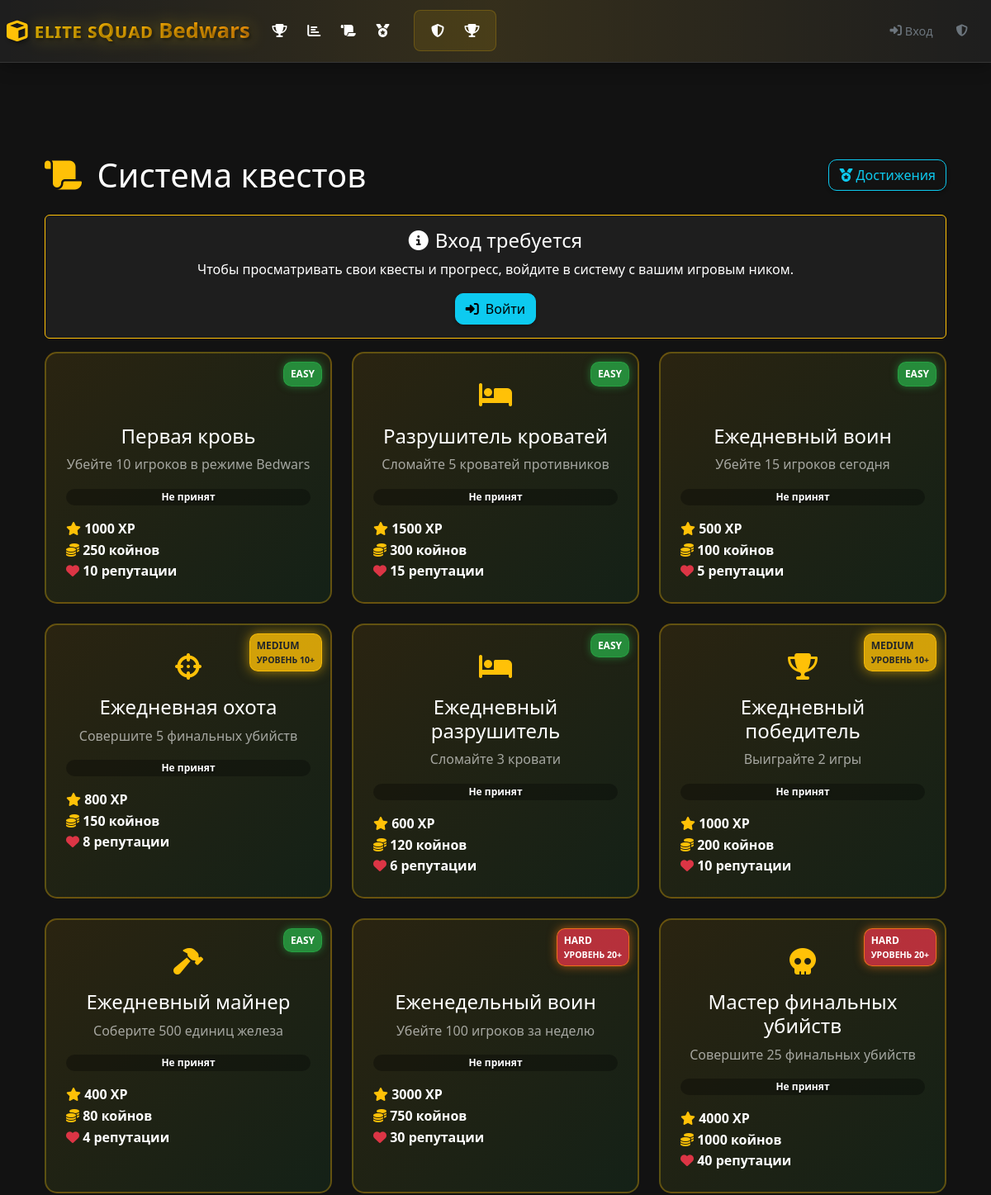
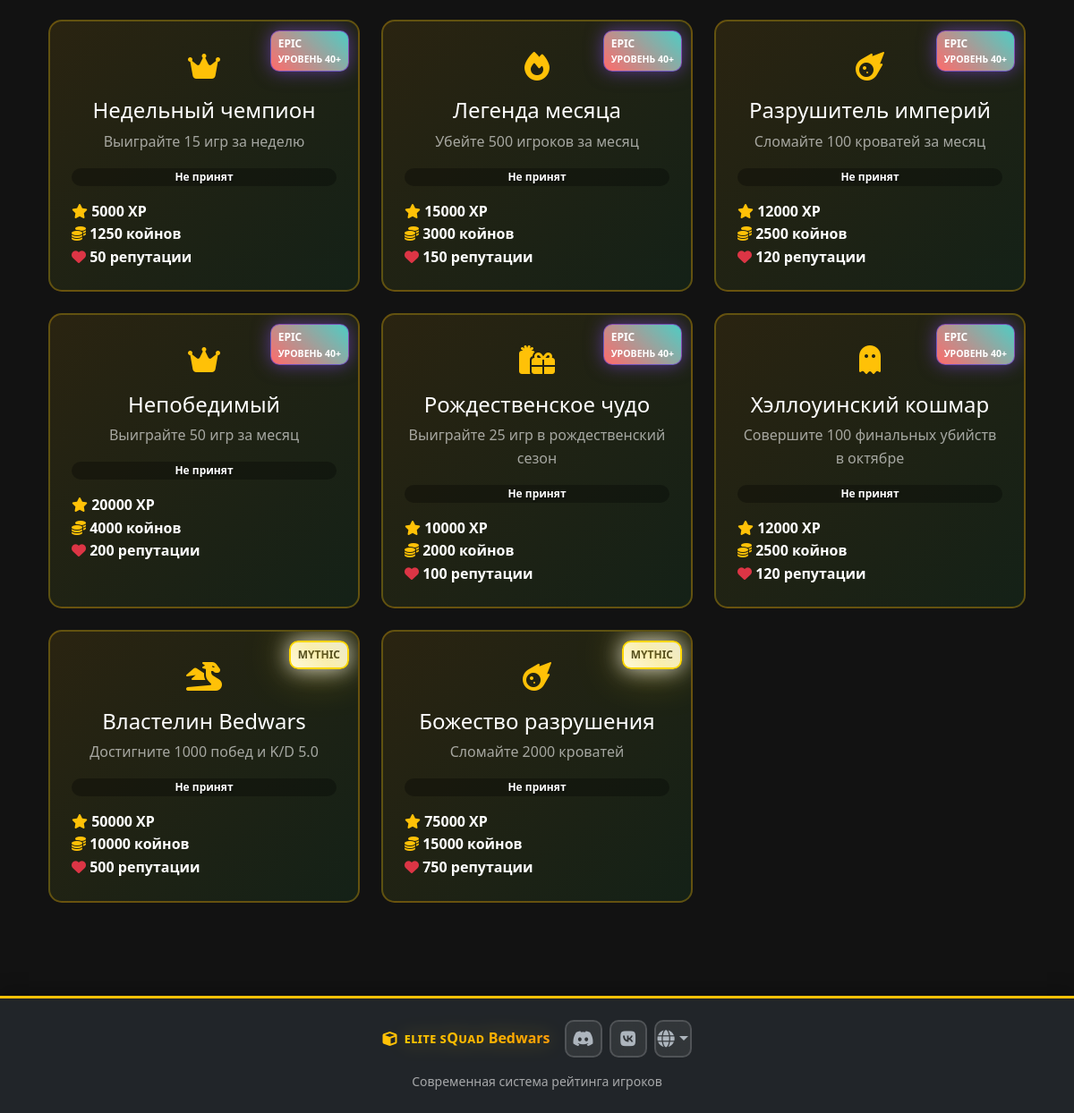
The app's page /quests with its own data (2 pictures, top to bottom).
### models.py (models this page shows, shortened)
class Quest(db.Model):
    id = db.Column(db.Integer, primary_key=True)
    title = db.Column(db.String(200), nullable=False)
    description = db.Column(db.Text, nullable=False)
    type = db.Column(db.String(50), nullable=False)  # kills, beds, wins, etc.
    target_value = db.Column(db.Integer, nullable=False)
    reward_xp = db.Column(db.Integer, default=0)
    reward_coins = db.Column(db.Integer, default=0)
    reward_reputation = db.Column(db.Integer, default=0)
    reward_title = db.Column(db.String(100), nullable=True)
    reward_role = db.Column(db.String(100), nullable=True)
    icon = db.Column(db.String(50), default='fas fa-trophy')
    difficulty = db.Column(db.String(20), default='medium', nullable=False)  # easy, medium, hard, epic
    quest_category = db.Column(db.String(20), default='permanent', nullable=False)  # daily, weekly, monthly, thematic, mythic, permanent
    is_active = db.Column(db.Boolean, default=True)
    is_repeatable = db.Column(db.Boolean, default=True)
    expires_at = db.Column(db.DateTime, nullable=True)
    created_at = db.Column(db.DateTime, default=datetime.utcnow)
    last_refresh = db.Column(db.DateTime, default=datetime.utcnow)
    player_quests = db.relationship('PlayerQuest', backref='quest', lazy=True, cascade='all, delete-orphan')
    @classmethod
    def get_active_quests(cls):
        return cls.query.filter_by(is_active=True).all()

### routes.py (the view, shortened to what this page needs)
@app.route('/quests')
def quests():
    is_admin = session.get('is_admin', False)
    current_player = None
    player_nickname = session.get('player_nickname')
    if player_nickname:
        current_player = Player.query.filter_by(nickname=player_nickname).first()
    if Quest.query.count() == 0:
        Quest.create_default_quests()
    all_active_quests = Quest.get_active_quests()
    active_quests = []
    for quest in all_active_quests:
        active_quests.append(quest)
    player_progress = {}
    locked_quests = {}
    return render_template('quests.html',
                         quests=active_quests,
                         locked_quests=locked_quests,
                         all_quests=all_active_quests,
                         player_progress=player_progress,
                         current_player=current_player,
                         is_admin=is_admin)

### routes.py (called while the page is built)
@app.context_processor
def inject_current_player():
    current_player = None
    player_nickname = session.get('player_nickname')
    if player_nickname:
        current_player = Player.query.filter_by(nickname=player_nickname).first()
    if 'language' not in session:
        session['language'] = 'ru'
    return dict(current_player=current_player, current_language=session.get('language', 'ru'))

### templates/quests.html (shortened to what this page needs)
{% extends "base.html" %}
{% block content %}
<div class="container-fluid">
    <div class="row">
        <div class="col-12">
            <div class="d-flex justify-content-between align-items-center mb-4">
                <h1 class="mb-0">
                    <i class="fas fa-scroll text-warning me-2"></i>
                    Система квестов
                </h1>
                <div class="d-flex gap-2">
                    <a href="{{ url_for('achievements') }}" class="btn btn-outline-info">
                        <i class="fas fa-medal"></i> Достижения
                    </a>
                </div>
            </div>
            {% if current_player %}
            <div class="quest-stats">
                <div class="row text-center">
                    <div class="col-md-3">
                        <div class="stat-item">
                            <i class="fas fa-user text-info fa-2x mb-2"></i>
                            <h4>{{ current_player.nickname }}</h4>
                            <p class="text-muted">{{ current_player.role }}</p>
                        </div>
                    </div>
                    <div class="col-md-3">
                        <div class="stat-item">
                            <i class="fas fa-star text-warning fa-2x mb-2"></i>
                            <h4>{{ current_player.level }}</h4>
                            <p class="text-muted">Уровень</p>
                        </div>
                    </div>
                    <div class="col-md-3">
                        <div class="stat-item">
                            <i class="fas fa-trophy text-success fa-2x mb-2"></i>
                            <h4>{{ player_progress|length }}</h4>
                            <p class="text-muted">Активных квестов</p>
                        </div>
                    </div>
                    <div class="col-md-3">
                        <div class="stat-item">
                            <i class="fas fa-check-circle text-info fa-2x mb-2"></i>
                            <h4>{{ player_progress.values() | selectattr('is_completed') | list | length }}</h4>
                            <p class="text-muted">Выполнено</p>
                        </div>
                    </div>
                </div>
            </div>
            {% else %}
            <div class="alert alert-info text-center">
                <h4><i class="fas fa-info-circle me-2"></i>Вход требуется</h4>
                <p>Чтобы просматривать свои квесты и прогресс, войдите в систему с вашим игровым ником.</p>
                <a href="{{ url_for('player_login') }}" class="btn btn-info">
                    <i class="fas fa-sign-in-alt me-2"></i>Войти
                </a>
            </div>
            {% endif %}
            <div class="row">
                {% for quest in quests %}
                <div class="col-lg-4 col-md-6 mb-4">
                    <div class="quest-card h-100 p-4 {% if quest.id in player_progress and player_progress[quest.id].is_completed %}completed{% endif %}">
                        <div class="quest-difficulty difficulty-{{ quest.difficulty }}">
                            {{ quest.difficulty|title }}
                            {% if quest.difficulty == 'medium' %}
                                <small class="d-block">Уровень 10+</small>
                            {% elif quest.difficulty == 'hard' %}
                                <small class="d-block">Уровень 20+</small>
                            {% elif quest.difficulty == 'epic' %}
                                <small class="d-block">Уровень 40+</small>
                            {% endif %}
                        </div>
                        <div class="text-center mb-3">
                            <div class="quest-icon {% if quest.id in player_progress and player_progress[quest.id].is_completed %}animate-bounce{% endif %}">
                                <i class="{{ quest.icon }}"></i>
                            </div>
                            <h4 class="mb-2">{{ quest.title }}</h4>
                            <p class="text-muted mb-3">{{ quest.description }}</p>
                        </div>
                        {% if quest.id in player_progress %}
                        {% set progress = player_progress[quest.id] %}
                        <div class="quest-progress mb-3">
                            {% if progress.is_accepted %}
                                <div class="quest-progress-bar" style="width: {{ progress.progress_percentage }}%"></div>
                                <div class="quest-progress-text">
                                    {{ progress.current_progress }} / {{ quest.target_value }}
                                    ({{ progress.progress_percentage }}%)
                                </div>
                            {% else %}
                                <div class="quest-progress-bar" style="width: 0%"></div>
                                <div class="quest-progress-text">Не принят</div>
                            {% endif %}
                        </div>
                        {% else %}
                        <div class="quest-progress mb-3">
                            <div class="quest-progress-text">Не принят</div>
                        </div>
                        {% endif %}
                        <div class="quest-rewards">
                                {% if quest.reward_xp > 0 %}
                                <div class="reward-item">
                                    <i class="fas fa-star text-warning"></i>
                                    <strong>{{ quest.reward_xp }} XP</strong>
                                </div>
                                {% endif %}
                                {% if quest.reward_coins > 0 %}
                                <div class="reward-item">
                                    <i class="fas fa-coins text-warning"></i>
                                    <strong>{{ quest.reward_coins }} койнов</strong>
                                </div>
                                {% endif %}
                                {% if quest.reward_reputation > 0 %}
                                <div class="reward-item">
                                    <i class="fas fa-heart text-danger"></i>
                                    <strong>{{ quest.reward_reputation }} репутации</strong>
                                </div>
                                {% endif %}
                            </div>
                    </div>
                </div>
                {% endfor %}
            </div>
        </div>
    </div>
</div>
{% endblock %}

### static/css/style.css (style rules this page uses)
:root { --primary-color: #ffc107; --secondary-color: #6c757d; --success-color: #198754; --danger-color: #dc3545; --warning-color: #ffc107; --info-color: #0dcaf0; --dark-color: #212529; --light-color: #f8f9fa; --minecraft-green: #00aa00; --minecraft-red: #ff5555; --minecraft-blue: #5555ff; --minecraft-gold: #ffaa00; --minecraft-purple: #aa00aa; --reputation-color: #007bff; --bg-primary: linear-gradient(135deg, #1a1a1a 0%, #2d2d2d 100%); --bg-secondary: linear-gradient(135deg, #343a40 0%, #495057 100%); --bg-accent: linear-gradient(135deg, #ffc107 0%, #ffca2c 100%); --shadow-sm: 0 2px 4px rgba(0, 0, 0, 0.3); --shadow-md: 0 4px 8px rgba(0, 0, 0, 0.4); --shadow-lg: 0 8px 16px rgba(0, 0, 0, 0.5); --shadow-glow: 0 0 20px rgba(255, 193, 7, 0.3); }
* { box-sizing: border-box; cursor: none !important; }
html, body { height: 100%; max-height: 100%; margin: 0; padding: 0; }
body { background: var(--bg-primary); color: #ffffff; font-family: 'Segoe UI', Tahoma, Geneva, Verdana, sans-serif; line-height: 1.6; overflow-x: hidden; cursor: default; display: flex; flex-direction: column; min-height: 100vh; cursor: none !important; }
.btn { border-radius: 10px; font-weight: 500; transition: all 0.3s cubic-bezier(0.25, 0.46, 0.45, 0.94); box-shadow: var(--shadow-sm); cursor: pointer; position: relative; overflow: hidden; }
.btn::before { content: ''; position: absolute; top: 0; left: -100%; width: 100%; height: 100%; background: linear-gradient(90deg, transparent, rgba(255, 255, 255, 0.2), transparent); transition: left 0.5s ease; }
.difficulty-easy { background: linear-gradient(45deg, #28a745, #20c997); animation: easyGlow 2s ease-in-out infinite alternate; box-shadow: 0 0 10px rgba(40, 167, 69, 0.6); border: 1px solid rgba(40, 167, 69, 0.8); }
.difficulty-medium { background: linear-gradient(45deg, #ffc107, #ffed4e); animation: mediumPulse 1.5s ease-in-out infinite; box-shadow: 0 0 15px rgba(255, 193, 7, 0.6); border: 1px solid rgba(255, 193, 7, 0.8); color: #212529; }
.difficulty-hard { background: linear-gradient(45deg, #fd7e14, #ff922b); box-shadow: 0 0 12px rgba(253, 126, 20, 0.6); border: 1px solid rgba(253, 126, 20, 0.8); }
.difficulty-epic { background: linear-gradient(45deg, #6f42c1, #9c27b0, #e91e63); animation: epicGlitch 3s ease-in-out infinite; box-shadow: 0 0 20px rgba(111, 66, 193, 0.7); border: 1px solid rgba(111, 66, 193, 0.8); position: relative; overflow: hidden; }
.difficulty-mythic { background: linear-gradient(45deg, #ffffff, #f8f9fa, #e9ecef); animation: mythicAura 4s ease-in-out infinite; box-shadow: 0 0 25px rgba(255, 255, 255, 0.8), 0 0 50px rgba(255, 215, 0, 0.4); border: 2px solid #ffd700; color: #212529; position: relative; overflow: hidden; }
.difficulty-mythic::before { content: ''; position: absolute; top: -50%; left: -50%; width: 200%; height: 200%; background: linear-gradient(45deg, transparent, rgba(255, 215, 0, 0.3), transparent); animation: mythicSweep 3s linear infinite; }

### templates/quests.html (style rules this page uses)
.quest-card { background: linear-gradient(135deg, rgba(255, 193, 7, 0.1), rgba(40, 167, 69, 0.1)); border: 2px solid rgba(255, 193, 7, 0.3); border-radius: 15px; transition: all 0.3s ease; position: relative; overflow: hidden; }
.quest-difficulty { position: absolute; top: 10px; right: 10px; padding: 4px 8px; border-radius: 10px; font-size: 0.75rem; font-weight: bold; text-transform: uppercase; }
.difficulty-easy { background: rgba(40, 167, 69, 0.8); }
.difficulty-medium { background: rgba(255, 193, 7, 0.8); }
.difficulty-hard { background: rgba(220, 53, 69, 0.8); }
.difficulty-epic { background: linear-gradient(45deg, #ff6b6b, #4ecdc4); }
.quest-progress { background: rgba(0, 0, 0, 0.3); border-radius: 10px; height: 20px; overflow: hidden; position: relative; }
.quest-progress-text { position: absolute; top: 50%; left: 50%; transform: translate(-50%, -50%); font-size: 0.75rem; font-weight: bold; color: white; text-shadow: 1px 1px 2px rgba(0, 0, 0, 0.7); }
.quest-icon { font-size: 2rem; margin-bottom: 10px; color: var(--warning-color); }

### records on screen
Quest: difficulty "EASY", title "Первая кровь", description "Убейте 10 игроков в режиме Bedwars", shows "Не принят", reward_xp "1000", reward_coins "250", reward_reputation "10"
Quest: difficulty "EASY", title "Разрушитель кроватей", description "Сломайте 5 кроватей противников", shows "Не принят", reward_xp "1500", reward_coins "300", reward_reputation "15"
Quest: difficulty "EASY", title "Ежедневный воин", description "Убейте 15 игроков сегодня", shows "Не принят", reward_xp "500", reward_coins "100", reward_reputation "5"
Quest: difficulty "MEDIUM", shows "УРОВЕНЬ 10+", title "Ежедневная охота", description "Совершите 5 финальных убийств", shows "Не принят", reward_xp "800", reward_coins "150", reward_reputation "8"
Quest: difficulty "EASY", title "Ежедневный разрушитель", description "Сломайте 3 кровати", shows "Не принят", reward_xp "600", reward_coins "120", reward_reputation "6"
Quest: difficulty "MEDIUM", shows "УРОВЕНЬ 10+", title "Ежедневный победитель", description "Выиграйте 2 игры", shows "Не принят", reward_xp "1000", reward_coins "200", reward_reputation "10"
Quest: difficulty "EASY", title "Ежедневный майнер", description "Соберите 500 единиц железа", shows "Не принят", reward_xp "400", reward_coins "80", reward_reputation "4"
Quest: difficulty "HARD", shows "УРОВЕНЬ 20+", title "Еженедельный воин", description "Убейте 100 игроков за неделю", shows "Не принят", reward_xp "3000", reward_coins "750", reward_reputation "30"
Quest: difficulty "HARD", shows "УРОВЕНЬ 20+", title "Мастер финальных убийств", description "Совершите 25 финальных убийств", shows "Не принят", reward_xp "4000", reward_coins "1000", reward_reputation "40"
Quest: difficulty "EPIC", shows "УРОВЕНЬ 40+", title "Недельный чемпион", description "Выиграйте 15 игр за неделю", shows "Не принят", reward_xp "5000", reward_coins "1250", reward_reputation "50"
Quest: difficulty "EPIC", shows "УРОВЕНЬ 40+", title "Легенда месяца", description "Убейте 500 игроков за месяц", shows "Не принят", reward_xp "15000", reward_coins "3000", reward_reputation "150"
Quest: difficulty "EPIC", shows "УРОВЕНЬ 40+", title "Разрушитель империй", description "Сломайте 100 кроватей за месяц", shows "Не принят", reward_xp "12000", reward_coins "2500", reward_reputation "120"
Quest: difficulty "EPIC", shows "УРОВЕНЬ 40+", title "Непобедимый", description "Выиграйте 50 игр за месяц", shows "Не принят", reward_xp "20000", reward_coins "4000", reward_reputation "200"
Quest: difficulty "EPIC", shows "УРОВЕНЬ 40+", title "Рождественское чудо", description "Выиграйте 25 игр в рождественский сезон", shows "Не принят", reward_xp "10000", reward_coins "2000", reward_reputation "100"
Quest: difficulty "EPIC", shows "УРОВЕНЬ 40+", title "Хэллоуинский кошмар", description "Совершите 100 финальных убийств в октябре", shows "Не принят", reward_xp "12000", reward_coins "2500", reward_reputation "120"
Quest: difficulty "MYTHIC", title "Властелин Bedwars", description "Достигните 1000 побед и K/D 5.0", shows "Не принят", reward_xp "50000", reward_coins "10000", reward_reputation "500"
Quest: difficulty "MYTHIC", title "Божество разрушения", description "Сломайте 2000 кроватей", shows "Не принят", reward_xp "75000", reward_coins "15000", reward_reputation "750"
